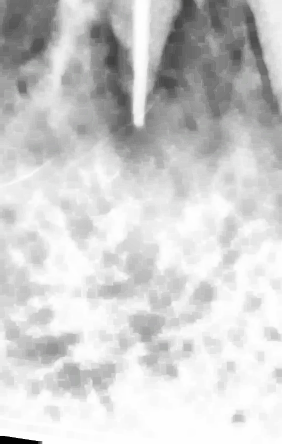
#> input picture data/abscess/raw/croun_crops/L18_clahe_sigmoid.png, 282 x 444 px; its folder holds only this picture in this run
$ python N4Output.py
#> lines starting #> are read from the running program, lines starting #| are printed output that depends on the picture; after the words box and inside, x2 and y2 are one past the last pixel; in counts of white or black regions, pixels touching at a corner belong together
"""
n4_preprocess.py
────────────────
Apply N4 bias-field correction to crown-cropped periapical X-ray images.

Input:
    ../../../data/abscess/raw/croun_crops

Output:
    ../../../data/abscess/raw/N4Output

The script:
1. Reads PNG, JPG, and JPEG images.
2. Supports grayscale, BGR, and BGRA images.
3. Uses the alpha channel as the foreground mask when available.
4. Otherwise creates a foreground mask by removing near-black pixels.
5. Applies SimpleITK N4 bias-field correction.
6. Saves corrected images with the original filenames.

Usage:
    python n4_preprocess.py
"""

import os

import cv2
import numpy as np
import SimpleITK as sitk


# ─────────────────────────────────────────────────────────────────────────────
# Configuration
# ─────────────────────────────────────────────────────────────────────────────
INPUT_DIR = "../../../data/abscess/raw/croun_crops"
OUTPUT_DIR = "../../../data/abscess/raw/N4Output"

BLACK_THRESHOLD = 10

# N4 parameters
N4_SHRINK_FACTOR = 2
N4_ITERATIONS = [50, 50, 30]
N4_FWHM = 0.15

SUPPORTED_EXTENSIONS = (".png", ".jpg", ".jpeg")

os.makedirs(OUTPUT_DIR, exist_ok=True)


def create_foreground_mask(
    original_image: np.ndarray,
    gray_image: np.ndarray,
) -> np.ndarray:
    """
    Create a foreground mask for N4 correction.

    If the input contains an alpha channel, alpha > 0 is used as foreground.
    Otherwise, near-black pixels are treated as background.

    Returns
    -------
    np.ndarray
        uint8 mask where 255 = foreground and 0 = background.
    """
    if original_image.ndim == 3 and original_image.shape[2] == 4:
        alpha = original_image[:, :, 3]
        mask = np.where(alpha > 0, 255, 0).astype(np.uint8)
    else:
        mask = np.where(
            gray_image > BLACK_THRESHOLD,
            255,
            0,
        ).astype(np.uint8)

    # Small cleanup to remove isolated mask noise
    kernel = cv2.getStructuringElement(
        cv2.MORPH_ELLIPSE,
        (3, 3),
    )

    mask = cv2.morphologyEx(
        mask,
        cv2.MORPH_OPEN,
        kernel,
    )

    mask = cv2.morphologyEx(
        mask,
        cv2.MORPH_CLOSE,
        kernel,
        iterations=2,
    )

    return mask


def normalize_to_uint8(
    image: np.ndarray,
    mask: np.ndarray,
) -> np.ndarray:
    """
    Normalize corrected floating-point intensities to uint8.

    Only foreground pixels are used for normalization.
    """
    output = np.zeros_like(image, dtype=np.uint8)

    foreground_values = image[mask > 0]

    if foreground_values.size == 0:
        return output

    low = float(np.percentile(foreground_values, 1))
    high = float(np.percentile(foreground_values, 99))

    if high <= low:
        clipped = np.clip(image, 0, 255)
        output = clipped.astype(np.uint8)
    else:
        normalized = (image - low) / (high - low)
        normalized = np.clip(normalized, 0.0, 1.0)
        output = (normalized * 255.0).astype(np.uint8)

    output[mask == 0] = 0
    return output


def apply_n4_bias_correction(
    gray_image: np.ndarray,
    foreground_mask: np.ndarray,
) -> np.ndarray:
    """
    Apply SimpleITK N4 bias-field correction.

    Parameters
    ----------
    gray_image
        uint8 grayscale image.
    foreground_mask
        uint8 mask where non-zero pixels define the correction region.

    Returns
    -------
    np.ndarray
        Corrected uint8 grayscale image.
    """
    if gray_image.ndim != 2:
        raise ValueError("gray_image must be a 2D grayscale image.")

    binary_mask = (foreground_mask > 0).astype(np.uint8)

    if np.count_nonzero(binary_mask) == 0:
        print("  [WARN] Empty foreground mask. Using the entire image.")
        binary_mask = np.ones_like(binary_mask, dtype=np.uint8)

    image_sitk = sitk.GetImageFromArray(
        gray_image.astype(np.float32)
    )

    mask_sitk = sitk.GetImageFromArray(binary_mask)
    mask_sitk = sitk.Cast(mask_sitk, sitk.sitkUInt8)

    if N4_SHRINK_FACTOR > 1:
        shrink_factors = [
            N4_SHRINK_FACTOR
        ] * image_sitk.GetDimension()

        small_image = sitk.Shrink(
            image_sitk,
            shrink_factors,
        )

        small_mask = sitk.Shrink(
            mask_sitk,
            shrink_factors,
        )
    else:
        small_image = image_sitk
        small_mask = mask_sitk

    n4_filter = sitk.N4BiasFieldCorrectionImageFilter()

    n4_filter.SetMaximumNumberOfIterations(
        N4_ITERATIONS
    )

    n4_filter.SetBiasFieldFullWidthAtHalfMaximum(
        N4_FWHM
    )

    # Estimate the bias field using the smaller image
    n4_filter.Execute(
        small_image,
        small_mask,
    )

    # Get estimated bias field at original image size
    log_bias_field = n4_filter.GetLogBiasFieldAsImage(
        image_sitk
    )

    image_array = sitk.GetArrayFromImage(
        image_sitk
    )

    log_bias_array = sitk.GetArrayFromImage(
        log_bias_field
    )

    bias_field = np.exp(log_bias_array)

    corrected_float = np.divide(
        image_array,
        bias_field,
        out=np.zeros_like(image_array, dtype=np.float32),
        where=bias_field > 1e-8,
    )

    corrected_uint8 = normalize_to_uint8(
        corrected_float,
        foreground_mask,
    )

    return corrected_uint8


def process_image(
    input_path: str,
    output_path: str,
) -> bool:
    """
    Read one image, apply N4 correction, and save the result.
    """
    original = cv2.imread(
        input_path,
        cv2.IMREAD_UNCHANGED,
    )
#> original is the input picture: shape (444, 282, 4); mean B, G, R, A 206.4, 206.5, 206.4, 254.4

    if original is None:
        print(f"  [FAIL] Could not read: {input_path}")
        return False

    if original.ndim == 2:
        gray = original.copy()
        alpha = None

    elif original.shape[2] == 4:
        gray = cv2.cvtColor(
            original[:, :, :3],
            cv2.COLOR_BGR2GRAY,
        )
        alpha = original[:, :, 3]
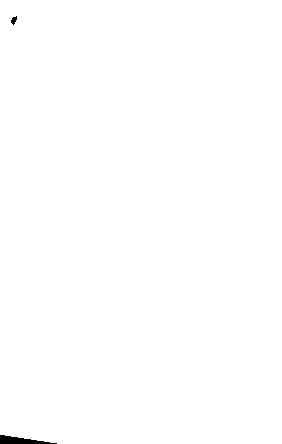
#> alpha: shape (444, 282); 99.8% white; 2 black regions, box (x1, y1, x2, y2) and area: (0, 435, 57, 444) 277, (11, 16, 17, 25) 33

    else:
        gray = cv2.cvtColor(
            original,
            cv2.COLOR_BGR2GRAY,
        )
        alpha = None

    mask = create_foreground_mask(
        original,
        gray,
    )
#> in create_foreground_mask, `mask = cv2.morphologyEx( mask, cv2.MORPH_CLOSE, kernel, iterations=2, )`: mask: shape (444, 282); 99.8% white; 2 black regions, box (x1, y1, x2, y2) and area: (0, 435, 46, 444) 261, (11, 17, 17, 24) 23

    corrected = apply_n4_bias_correction(
        gray,
        mask,
    )

    # Preserve alpha channel when the input is BGRA
    if alpha is not None:
        corrected_output = cv2.merge([
            corrected,
            corrected,
            corrected,
            alpha,
        ])
    else:
        corrected_output = corrected

    saved = cv2.imwrite(
        output_path,
        corrected_output,
    )

    if not saved:
        print(f"  [FAIL] Could not save: {output_path}")
        return False

    return True


def main() -> None:
    print("=" * 70)
    print("N4 BIAS-FIELD CORRECTION")
    print("=" * 70)
    print(f"Input directory  : {INPUT_DIR}")
    print(f"Output directory : {OUTPUT_DIR}")
    print(f"Shrink factor    : {N4_SHRINK_FACTOR}")
    print(f"Iterations       : {N4_ITERATIONS}")
    print("=" * 70)

    if not os.path.isdir(INPUT_DIR):
        print(f"[ERROR] Input directory not found:\n{INPUT_DIR}")
        return

    files = sorted(
        filename
        for filename in os.listdir(INPUT_DIR)
        if filename.lower().endswith(SUPPORTED_EXTENSIONS)
    )

    if not files:
        print(f"[ERROR] No images found in:\n{INPUT_DIR}")
        return

    successful = 0

    for filename in files:
        input_path = os.path.join(
            INPUT_DIR,
            filename,
        )

        output_path = os.path.join(
            OUTPUT_DIR,
            filename,
        )

        print(f"\nProcessing: {filename}")

        try:
            if process_image(input_path, output_path):
                successful += 1
                print(f"  [OK] Saved: {output_path}")

        except Exception as error:
            print(f"  [FAIL] {filename}: {error}")

    print("\n" + "=" * 70)
    print(
        f"N4 PROCESSING COMPLETE: "
        f"{successful}/{len(files)} images"
    )
    print("=" * 70)


if __name__ == "__main__":
    main()
#> (the call stopped at in apply_n4_bias_correction, `image_sitk = sitk.GetImageFromArray( gray_image.astype(np.float32) )`: SimpleITK is not available in this run)

$ run again, on data/abscess/raw/croun_crops/L24_clahe_sigmoid.png
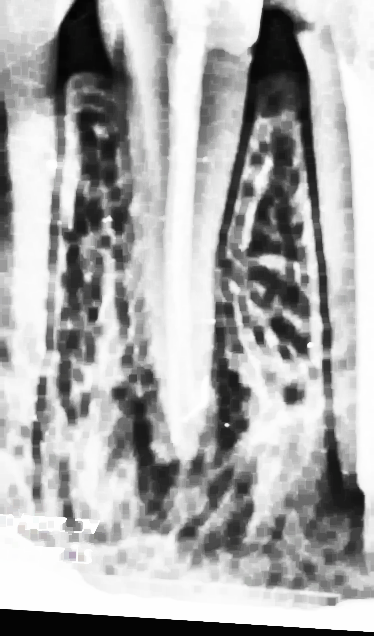
#> input picture data/abscess/raw/croun_crops/L24_clahe_sigmoid.png, 374 x 636 px
#> in process_image, original is the input picture: shape (636, 374, 4); mean B, G, R, A 171.5, 171.5, 171.5, 238.2
#> in process_image, `alpha = original[:, :, 3]`:
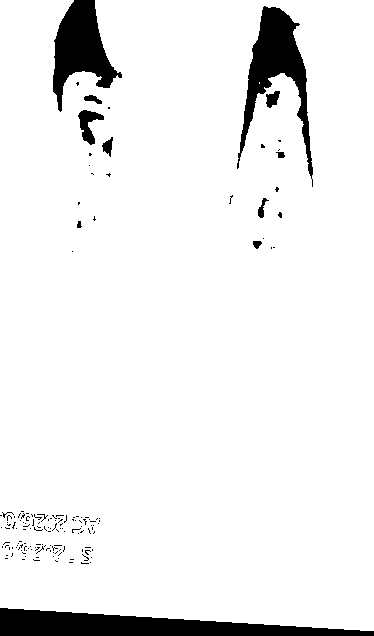
#> alpha: shape (636, 374); 93.4% white; 153 black regions (142 under 20 px), largest, box (x1, y1, x2, y2) and area: (0, 608, 374, 636) 6102, (237, 6, 313, 187) 4286, (53, 0, 122, 112) 3682
#> in create_foreground_mask, `mask = cv2.morphologyEx( mask, cv2.MORPH_CLOSE, kernel, iterations=2, )`:
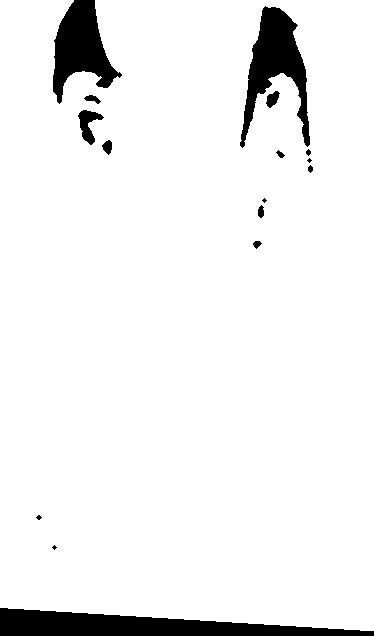
#> mask: shape (636, 374); 93.8% white; 16 black regions (4 under 20 px), largest, box (x1, y1, x2, y2) and area: (0, 608, 374, 636) 6102, (240, 6, 310, 148) 4099, (53, 0, 122, 104) 3645

$ run again, on data/abscess/raw/croun_crops/L8_clahe_sigmoid.png
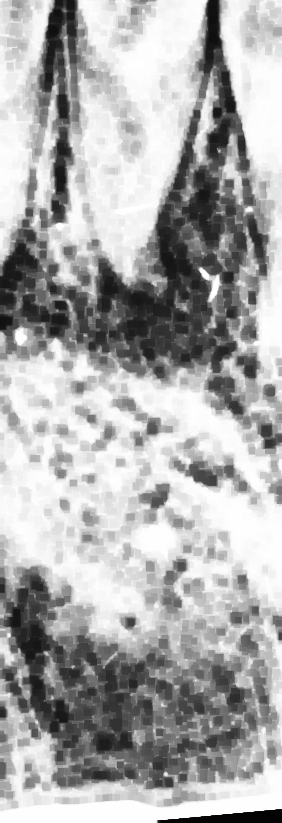
#> input picture data/abscess/raw/croun_crops/L8_clahe_sigmoid.png, 282 x 823 px
#> in process_image, original is the input picture: shape (823, 282, 4); mean B, G, R, A 172.6, 172.6, 172.6, 253.5
#> in process_image, `alpha = original[:, :, 3]`:
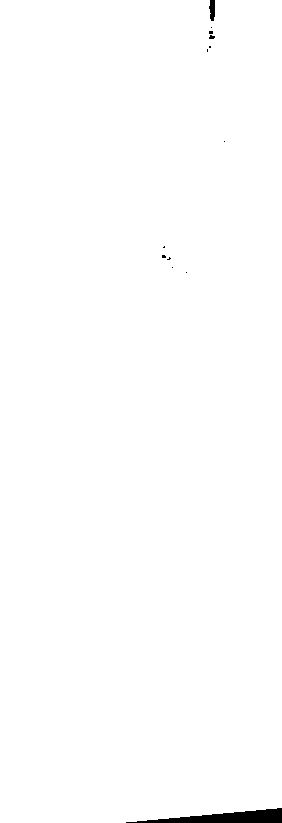
#> alpha: shape (823, 282); 99.4% white; 13 black regions (11 under 20 px), largest, box (x1, y1, x2, y2) and area: (126, 808, 282, 823) 1208, (209, 0, 215, 21) 101
#> binary_mask: shape (823, 282); values 0 (black) and 1 (white), 99.5% white; 2 black regions, box (x1, y1, x2, y2) and area: (145, 808, 282, 823) 1180, (209, 0, 215, 19) 90

$ run again, on data/abscess/raw/croun_crops/L19_clahe_sigmoid.png
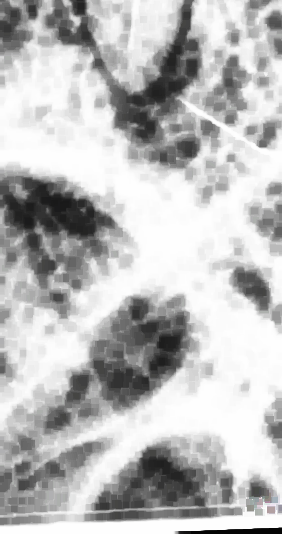
#> input picture data/abscess/raw/croun_crops/L19_clahe_sigmoid.png, 282 x 534 px
#> in process_image, original is the input picture: shape (534, 282, 4); mean B, G, R, A 187.6, 187.6, 187.6, 253.8
#> in process_image, `alpha = original[:, :, 3]`:
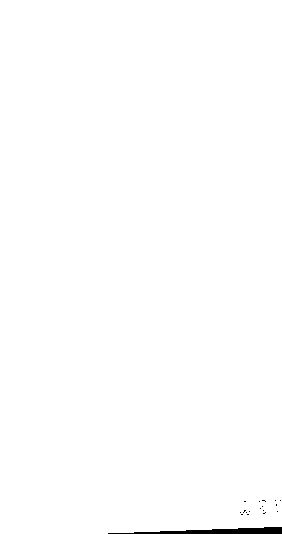
#> alpha: shape (534, 282); 99.5% white; 18 black regions (17 under 20 px), largest, box (x1, y1, x2, y2) and area: (108, 527, 282, 534) 672
#> binary_mask: shape (534, 282); values 0 (black) and 1 (white), 99.6% white; 1 black region, box (x1, y1, x2, y2) and area: (158, 527, 282, 534) 597

$ run again, on data/abscess/raw/croun_crops/L1_clahe_sigmoid.png
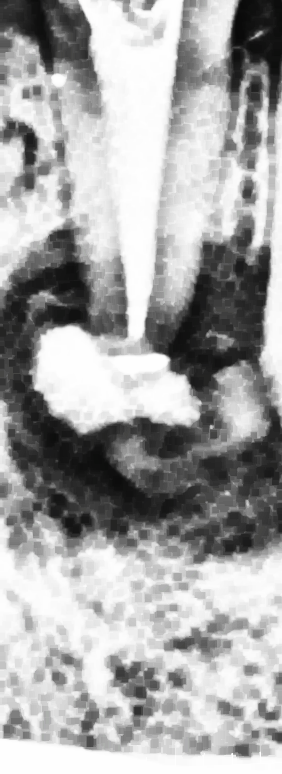
#> input picture data/abscess/raw/croun_crops/L1_clahe_sigmoid.png, 282 x 774 px
#> in process_image, original is the input picture: shape (774, 282, 4); mean B, G, R, A 166.6, 166.6, 166.6, 251.7
#> in process_image, `alpha = original[:, :, 3]`:
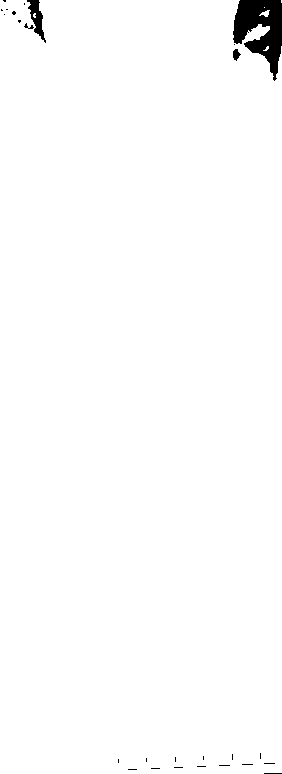
#> alpha: shape (774, 282); 98.7% white; 26 black regions (22 under 20 px), largest, box (x1, y1, x2, y2) and area: (233, 0, 282, 81) 2277, (27, 0, 46, 43) 336, (233, 49, 241, 61) 60, (24, 23, 34, 29) 25
#> in create_foreground_mask, `mask = cv2.morphologyEx( mask, cv2.MORPH_CLOSE, kernel, iterations=2, )`:
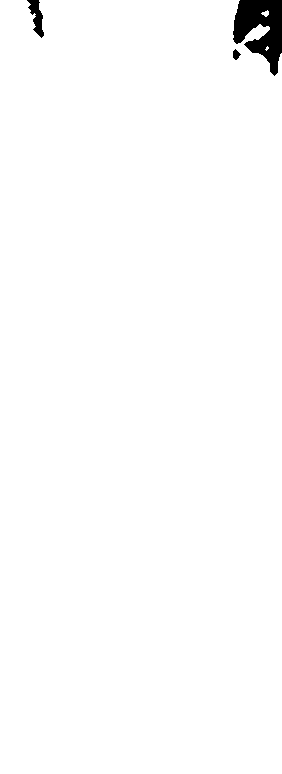
#> mask: shape (774, 282); 98.8% white; 3 black regions, box (x1, y1, x2, y2) and area: (233, 0, 282, 76) 2286, (27, 0, 44, 38) 313, (233, 49, 241, 60) 55
